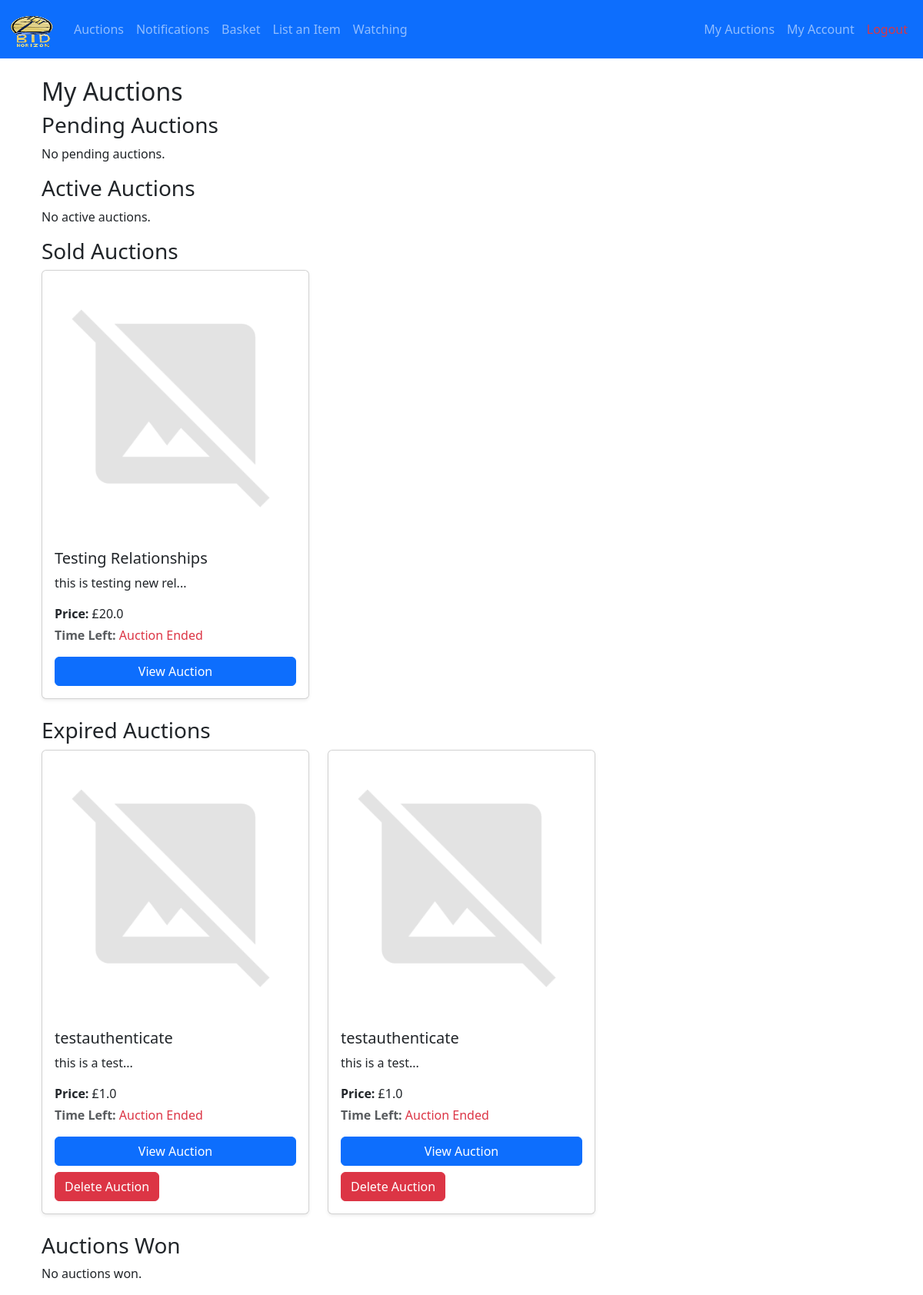
/my_auctions (signed in), run on the app's committed database.
### app/models.py (models this page shows, shortened)
class Item(db.Model):
    __tablename__ = 'items'
    id = db.Column(db.Integer, primary_key=True)
    name = db.Column(db.String(128), nullable=False)
    description = db.Column(db.Text)
    category_id = db.Column(db.Integer, db.ForeignKey('categories.id'))
    minimum_price = db.Column(db.Float, nullable=False)
    current_price = db.Column(db.Float, nullable=False)
    seller_id = db.Column(db.Integer, db.ForeignKey('users.id'), nullable=False)
    winner_id = db.Column(db.Integer, db.ForeignKey('users.id'))
    status = db.Column(db.Integer, default=ItemStatus.PENDING.value)
    start_time = db.Column(db.DateTime)
    end_time = db.Column(db.DateTime, nullable=False)
    created_at = db.Column(db.DateTime, default=datetime.utcnow)
    is_authenticated = db.Column(db.Boolean, default=False)
    bids = db.relationship('Bid', backref='item', lazy='dynamic', cascade="all, delete-orphan")
    images = db.relationship('ItemImage', backref='item', lazy=True, cascade="all, delete-orphan")
    authentication_request = db.relationship('AuthenticationRequest', backref='item', uselist=False, cascade="all, delete-orphan")
    notifications = db.relationship('Notification', back_populates='item', cascade="all, delete-orphan")
    def time_left(self):
        now = datetime.utcnow()
        remaining_time = max(0, (self.end_time - now).total_seconds())
        frame = None
        try:
            import inspect
            frame = inspect.currentframe().f_back
            caller_name = frame.f_code.co_name
        except:
            caller_name = None
        finally:
            del frame  # Clean up memory
        if caller_name and "test_" in caller_name:  # If called from a test
            return int(remaining_time)
        hours = int(remaining_time // 3600)
        minutes = int((remaining_time % 3600) // 60)
        seconds = int(remaining_time % 60)
        return f"{hours:02}:{minutes:02}:{seconds:02}"

### app/views.py (the view)
@views.route('my_auctions', methods=['GET', 'POST'])
@login_required
def my_auctions():
    if is_expert_user(current_user):
        return redirect(url_for('views.expert'))
    if is_manager_user(current_user):
        return redirect(url_for('views.manager'))
    my_auctions = current_user.items_sold.all()
    pending_auctions = [item for item in my_auctions if item.status == ItemStatus.PENDING.value]
    for pending_auction in pending_auctions:
        pending_auction.authentication_request = AuthenticationRequest.query.filter_by(item_id=pending_auction.id).first()
    active_auctions = [item for item in my_auctions if item.status == ItemStatus.ACTIVE.value]
    sold_auctions = [item for item in my_auctions if item.status == ItemStatus.SOLD.value]
    expired_auctions = [item for item in my_auctions if item.status == ItemStatus.EXPIRED.value]
    won_auctions = current_user.items_won.filter_by(status=ItemStatus.SOLD.value).all()
    return render_template(
        'my_auctions.html',
        pending_auctions=pending_auctions,
        active_auctions=active_auctions,
        sold_auctions=sold_auctions,
        expired_auctions=expired_auctions,
        won_auctions=won_auctions
    )

### app/__init__.py (called while the page is built)
def create_app():
    import os
    app = Flask(__name__,)
    env = os.getenv('FLASK_ENV', 'development')
    app.config.from_object(config_dict.get(env, 'development'))
    mail.init_app(app)
    Bootstrap(app)
    csrf = CSRFProtect(app)
    db.init_app(app)
    Migrate(app, db)
    login_manager = LoginManager(app)
    login_manager.init_app(app)
    @login_manager.user_loader
    def load_user(user_id):
        return models.User.query.get(int(user_id))
    from app import models
    from app.views import views  # Import blueprint
    app.register_blueprint(views, url_prefix='/')
    thread = threading.Thread(target=check_auctions, args=(app,), daemon=True)
    thread.start()
    return app

### app/models.py (called while the page is built)
    def is_expert(self):
        return self.priority == UserPriority.EXPERT.value

    def is_manager(self):
        return self.priority == UserPriority.MANAGER.value

### app/views.py (called while the page is built)
def is_expert_user(user):
    return hasattr(user, 'is_expert') and user.is_expert()

def is_manager_user(user):
    return hasattr(user, 'is_manager') and user.is_manager()

### app/templates/my_auctions.html (shortened to what this page needs)
{% extends "base.html" %}
{% block content %}
<div class="container mt-4">
    <h2>My Auctions</h2>
    <h3>Pending Auctions</h3>
    {% if pending_auctions %}
    <div class="row">
        {% for item in pending_auctions %}
        <div class="col-md-4 mb-4">
            <div class="card h-100 shadow-sm">
                {% if item.images %}
                <img src="{{ url_for('static', filename=item.images[0].image_path) }}" class="card-img-top" alt="Auction Image">
                {% else %}
                    <img src="{{ url_for('static', filename='images/placeholder.png') }}" class="card-img-top" alt="No Image Available">
                {% endif %}
                <div class="card-body d-flex flex-column">
                    <h5 class="card-title">{{ item.name }}</h5>
                    <p class="card-text">{{ item.description[:100] }}...</p>
                    <p class="mb-1"><strong>Price:</strong> £{{ item.current_price }}</p>
                    <p class="text-muted">
                        <strong>Time Left:</strong>
                        <span class="countdown-timer"
                              data-endtime="{{ item.end_time.timestamp() }}">
                              {{ item.time_left() }}
                        </span>
                    </p>
                    <a href="{{ url_for('views.auction_detail', item_id=item.id) }}" class="btn btn-primary mt-auto">View Auction</a>
                    {% if item.authentication_request %}
                        <a href="{{ url_for('views.authentication_chat', authentication_id=item.authentication_request.id) }}" class="btn btn-info mt-2">Chat</a>
                    {% else %}
                        <span class="text-muted">No authentication request</span>
                    {% endif %}
                    <form action="{{ url_for('views.delete_auction', item_id=item.id) }}" method="POST" onsubmit="return confirm('Are you sure you want to delete this auction?');">
                        <input type="hidden" name="csrf_token" value="{{ csrf_token() }}">
                        <button type="submit" class="btn btn-danger mt-2">Delete Auction</button>
                    </form>
                </div>
            </div>
        </div>
        {% endfor %}
    </div>
    {% else %}
        <p>No pending auctions.</p>
    {% endif %}
    <h3>Active Auctions</h3>
    {% if active_auctions %}
    <div class="row">
        {% for item in active_auctions %}
        <div class="col-md-4 mb-4">
            <div class="card h-100 shadow-sm">
                {% if item.images %}
                <img src="{{ url_for('static', filename=item.images[0].image_path) }}" class="card-img-top" alt="Auction Image">
                {% else %}
                    <img src="{{ url_for('static', filename='images/placeholder.png') }}" class="card-img-top" alt="No Image Available">
                {% endif %}
                <div class="card-body d-flex flex-column">
                    <h5 class="card-title">{{ item.name }}</h5>
                    <p class="card-text">{{ item.description[:100] }}...</p>
                    <p class="mb-1"><strong>Price:</strong> £{{ item.current_price }}</p>
                    <p class="text-muted">
                        <strong>Time Left:</strong>
                        <span class="countdown-timer"
                              data-endtime="{{ item.end_time.timestamp() }}">
                              {{ item.time_left() }}
                        </span>
                    </p>
                    <a href="{{ url_for('views.auction_detail', item_id=item.id) }}" class="btn btn-primary mt-auto">View Auction</a>
                    <form action="{{ url_for('views.delete_auction', item_id=item.id) }}" method="POST" onsubmit="return confirm('Are you sure you want to delete this auction?');">
                        <input type="hidden" name="csrf_token" value="{{ csrf_token() }}">
                        <button type="submit" class="btn btn-danger mt-2">Delete Auction</button>
                    </form>
                </div>
            </div>
        </div>
        {% endfor %}
    </div>
    {% else %}
        <p>No active auctions.</p>
    {% endif %}
    <h3>Sold Auctions</h3>
    {% if sold_auctions %}
    <div class="row">
        {% for item in sold_auctions %}
        <div class="col-md-4 mb-4">
            <div class="card h-100 shadow-sm">
                {% if item.images %}
                <img src="{{ url_for('static', filename=item.images[0].image_path) }}" class="card-img-top" alt="Auction Image">
                {% else %}
                    <img src="{{ url_for('static', filename='images/placeholder.png') }}" class="card-img-top" alt="No Image Available">
                {% endif %}
                <div class="card-body d-flex flex-column">
                    <h5 class="card-title">{{ item.name }}</h5>
                    <p class="card-text">{{ item.description[:100] }}...</p>
                    <p class="mb-1"><strong>Price:</strong> £{{ item.current_price }}</p>
                    <p class="text-muted">
                        <strong>Time Left:</strong>
                        <span class="countdown-timer"
                              data-endtime="{{ item.end_time.timestamp() }}">
                        </span>
                    </p>
                    <a href="{{ url_for('views.auction_detail', item_id=item.id) }}" class="btn btn-primary mt-auto">View Auction</a>
                </div>
            </div>
        </div>
        {% endfor %}
    </div>
    {% else %}
        <p>No sold auctions.</p>
    {% endif %}
    <h3>Expired Auctions</h3>
    {% if expired_auctions %}
    <div class="row">
        {% for item in expired_auctions %}
        <div class="col-md-4 mb-4">
            <div class="card h-100 shadow-sm">
                {% if item.images %}
                <img src="{{ url_for('static', filename=item.images[0].image_path) }}" class="card-img-top" alt="Auction Image">
                {% else %}
                    <img src="{{ url_for('static', filename='images/placeholder.png') }}" class="card-img-top" alt="No Image Available">
                {% endif %}
                <div class="card-body d-flex flex-column">
                    <h5 class="card-title">{{ item.name }}</h5>
                    <p class="card-text">{{ item.description[:100] }}...</p>
                    <p class="mb-1"><strong>Price:</strong> £{{ item.current_price }}</p>
                    <p class="text-muted">
                        <strong>Time Left:</strong>
                        <span class="countdown-timer"
                              data-endtime="{{ item.end_time.timestamp() }}">
                        </span>
                    </p>
                    <a href="{{ url_for('views.auction_detail', item_id=item.id) }}" class="btn btn-primary mt-auto">View Auction</a>
                    <form action="{{ url_for('views.delete_auction', item_id=item.id) }}" method="POST" onsubmit="return confirm('Are you sure you want to delete this auction?');">
                        <button type="submit" class="btn btn-danger mt-2">Delete Auction</button>
                    </form>
                </div>
            </div>
        </div>
        {% endfor %}
    </div>
    {% else %}
        <p>No expired auctions.</p>
    {% endif %}
    <h3>Auctions Won</h3>
    {% if won_auctions %}
    <div class="row">
        {% for item in won_auctions %}
        <div class="col-md-4 mb-4">
            <div class="card h-100 shadow-sm">
                {% if item.images %}
                <img src="{{ url_for('static', filename=item.images[0].image_path) }}" class="card-img-top" alt="Auction Image">
                {% else %}
                    <img src="{{ url_for('static', filename='images/placeholder.png') }}" class="card-img-top" alt="No Image Available">
                {% endif %}
                <div class="card-body d-flex flex-column">
                    <h5 class="card-title">{{ item.name }}</h5>
                    <p class="card-text">{{ item.description[:100] }}...</p>
                    <p class="mb-1"><strong>Winning Bid:</strong> £{{ item.current_price }}</p>
                    <a href="{{ url_for('views.auction_detail', item_id=item.id) }}" class="btn btn-success mt-auto">View Auction</a>
                </div>
            </div>
        </div>
        {% endfor %}
    </div>
    {% else %}
        <p>No auctions won.</p>
    {% endif %}
</div>
{% endblock %}

### app/static/css/style.css (style rules this page uses)
body { background-color: #FAF3E0; font-family: Arial, sans-serif; color: #2B2D42; }
.card { border-radius: 10px; box-shadow: 0 4px 8px rgba(0, 0, 0, 0.1); }
.btn-primary { background-color: #E2C044; border: none; }

### data on the page
Item: name "Testing Relationships", description "this is testing new rel", current_price "20.0"
Item: name "testauthenticate", description "this is a test", current_price "1.0"
Item: name "testauthenticate", description "this is a test", current_price "1.0"
